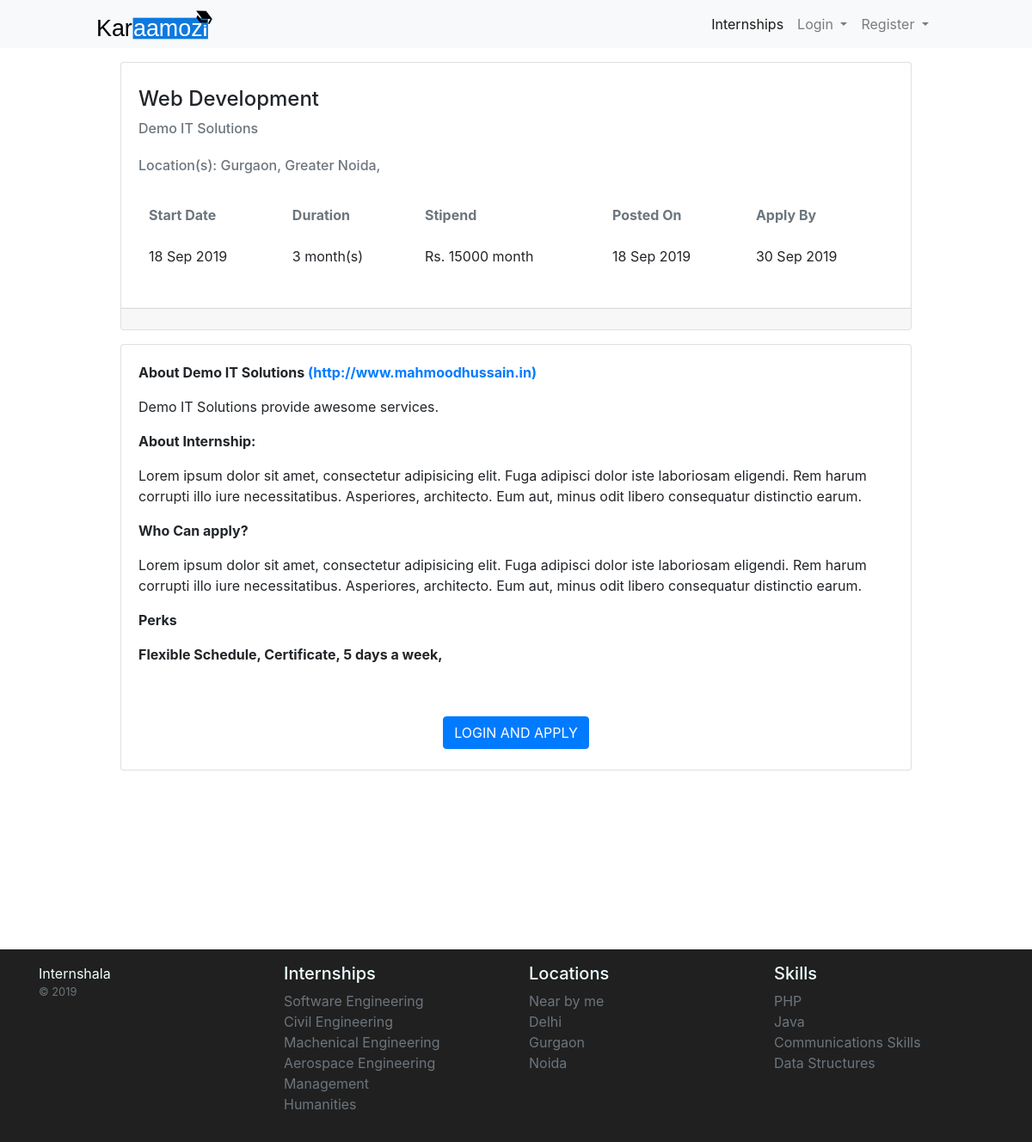
The page /internship-details.php?id=1 on the database its author committed.
### tables this page shows
CREATE TABLE `internships` (
  `id` int(11) NOT NULL,
  `title` varchar(252) NOT NULL,
  `start_date` varchar(50) NOT NULL,
  `end_date` varchar(20) NOT NULL,
  `posted_by` int(11) NOT NULL,
  `duration` int(11) NOT NULL,
  `stipend` int(11) NOT NULL,
  `duration_week` tinyint(1) NOT NULL DEFAULT '0',
  `stipend_week` tinyint(1) NOT NULL DEFAULT '0',
  `about_internship` mediumtext NOT NULL,
  `number_of_interns` int(11) NOT NULL,
  `who_can` mediumtext NOT NULL,
  `part_time_allowed` tinyint(1) NOT NULL DEFAULT '1',
  `posted_at` datetime NOT NULL DEFAULT CURRENT_TIMESTAMP
);

CREATE TABLE `employers` (
  `id` int(11) NOT NULL,
  `first_name` varchar(252) NOT NULL,
  `last_name` varchar(252) NOT NULL,
  `email_id` varchar(100) NOT NULL,
  `password` varchar(300) NOT NULL,
  `company_name` varchar(100) NOT NULL,
  `company_url` varchar(252) DEFAULT NULL,
  `mobile` varchar(20) NOT NULL,
  `about` text NOT NULL,
  `created_at` datetime NOT NULL DEFAULT CURRENT_TIMESTAMP
);

CREATE TABLE `internship_locations` (
  `id` int(11) NOT NULL,
  `internship_id` int(11) NOT NULL,
  `location_id` int(11) NOT NULL
);

CREATE TABLE `locations` (
  `id` int(11) NOT NULL,
  `city_name` varchar(252) NOT NULL,
  `city_state` varchar(100) NOT NULL
);

CREATE TABLE `internship_perks` (
  `id` int(11) NOT NULL,
  `perk_id` int(11) NOT NULL,
  `internship_id` int(11) NOT NULL
);

CREATE TABLE `perks` (
  `id` int(11) NOT NULL,
  `perk` varchar(252) NOT NULL
);

### config/db.php (called while the page is built, shortened)
<?php
  class Database {
    public function __construct(){
        try {
            $this -> con = mysqli_connect("localhost", "root", "root", "karaamozi");
        }catch(Exception $e){
            die($e->getMessage());
        }
    }
  }

### action/core.php (called while the page is built, shortened)
<?php
class dataOperaion extends Database {
   public function custom_query($query){
    $array = array();
    $result = mysqli_query($this->con, $query);
    while($row = mysqli_fetch_assoc($result)){
    $array[] = $row;
    }
    return $array;
  }
public function fetchConditionally($table, $where, $candition, $limit = 500)
{
  $query = "SELECT * FROM " . $table . " WHERE " . $where . " = '$candition' LIMIT $limit";
  $array = array();
  $result = mysqli_query($this->con, $query);
  while ($row = mysqli_fetch_assoc($result)) {
    $array[] = $row;
  }
  return $array;
}
}

### internship-details.php (the view, shortened to what this page needs)
<?php
include('./config/db.php');
include('./action/core.php');
$obj = new dataOperaion;
include('./partials/session-manager.php');
if (isset($_GET['id'])) {
    $internship_id = mysqli_real_escape_string($obj->con, trim($_GET['id']));
    $details = $obj->fetchConditionally("internships", "id", $internship_id, 50);
    foreach ($details as $row) {
        $title = $row['title'];
        $start_date = $row['start_date'];
        $end_date = $row['end_date'];
        $posted_by = $row['posted_by'];
        $duration = $row['duration'];
        $stipend = $row['stipend'];
        $duration_week = $row['duration_week'];
        $stipend_week = $row['stipend_week'];
        $about_internship = $row['about_internship'];
        $who_can = $row['who_can'];
        $posted_at = $row['posted_at'];
    }
    $company = $obj->fetchConditionally("employers", "id", $posted_by);
    foreach ($company as $employer) {
        $company_name = $employer['company_name'];
        $about_company = $employer['about'];
        $company_url = $employer['company_url'];
    }
}else{
    header('location: index.php', http_response_code(403));
}
?>
<!doctype html>
<html lang="en">
<head>
    <link rel="stylesheet" href="https://stackpath.bootstrapcdn.com/bootstrap/4.3.1/css/bootstrap.min.css">
    <link rel="stylesheet" href="./assets/css/style.css">
</head>
<body>
    <?php include('./partials/nav.php'); ?>
    <div class="container">
        <div class="row py-3">
            <div class="col-md-10 m-auto">
                <div class="card">
                    <div class="card-body">
                        <h4 class="py-2"><?= $title ?></h4>
                        <h6 class="card-subtitle mb-2 text-muted"><?= $company_name ?></h6>
                        <h6 class="card-subtitle my-4 text-muted">Location(s):
                            <?php
                            $sql = "SELECT * FROM internship_locations il INNER JOIN locations l ON il.location_id = l.id WHERE il.internship_id = $internship_id";
                            $locations = $obj->custom_query($sql);
                            foreach ($locations as $loc) {
                                echo $loc['city_name'] . ', ';
                            }
                            ?>
                        </h6>
                        <div class="table-responsive">
                            <table class="table table-borderless">
                                <thead>
                                    <tr class="text-muted">
                                        <th>Start Date</th>
                                        <th>Duration</th>
                                        <th>Stipend</th>
                                        <th>Posted On</th>
                                        <th>Apply By</th>
                                    </tr>
                                </thead>
                                <tbody>
                                    <tr>
                                        <td><?= date('d M Y', strtotime($start_date)); ?></td>
                                        <td><?= $duration, $duration_week == 0?'<span> month(s)</span>':'<span> week(s)</span>' ?> </td>
                                        <td>Rs. <?= $stipend, $stipend_week == 0?'<span> month</span>':'<span> week</span>' ?></td>
                                        <td><?= date('d M Y', strtotime($posted_at)); ?></td>
                                        <td><?= date('d M Y', strtotime($end_date)); ?></td>
                                    </tr>
                                </tbody>
                            </table>
                        </div>
                    </div>
                    <div class="card-footer text-info"></div>
                </div>
            </div>
        </div>
        <div class="row">
            <div class="col-md-10 m-auto">
                <div class="card">
                    <div class="card-body">
                        <p class="font-weight-bold">About <?= $company_name ?> <a href="<?= $company_url ?>">(<?= $company_url ?>)</a> </p>
                        <p><?= $about_company ?></p>
                        <p class="font-weight-bold">About Internship: </p>
                        <p><?= $about_internship ?></p>
                        <p class="font-weight-bold">Who Can apply?</p>
                        <p><?= $who_can ?></p>
                        <p class="font-weight-bold">Perks</p>
                        <p><?php
                            $sql = "SELECT * FROM internship_perks ip INNER JOIN perks p ON ip.perk_id = p.id WHERE ip.internship_id = $internship_id";
                            $perks = $obj->custom_query($sql);
                            foreach ($perks as $perk) {
                                echo '<b>' . $perk['perk'] . ', </b>';
                            }
                            ?></p>
                    </div>
                    <div class="text-center py-4">
                        <?php
                            if(isset($_SESSION['employer']) && $_SESSION['employer'] == 1){
                            }else{
                                echo '
                                    <a href="student-auth.php" class="btn btn-primary text-uppercase">Login and Apply</a>
                                ';
                            }
                        ?>
                    </div>
                </div>
            </div>
        </div>
    </div>
    <?php include('./partials/footer.php'); ?>
</body>
</html>

### assets/css/style.css (style rules this page uses)
a { text-decoration: none !important; }

### rows shown on the page
internships: title "Web Development", start_date "18 Sep 2019", duration "3", stipend "15000", posted_at "18 Sep 2019", end_date "30 Sep 2019", about_internship "Lorem ipsum dolor sit amet, consectetur adipisicing elit. Fuga adipisci dolor iste laboriosam eligendi. Rem harum corrupti illo iure necessitatibus. Asperiores, architecto. Eum aut, minus odit libero consequatur distinctio earum.", who_can "Lorem ipsum dolor sit amet, consectetur adipisicing elit. Fuga adipisci dolor iste laboriosam eligendi. Rem harum corrupti illo iure necessitatibus. Asperiores, architecto. Eum aut, minus odit libero consequatur distinctio earum."
employers: company_name "Demo IT Solutions", company_url "http://www.mahmoodhussain.in", about "Demo IT Solutions provide awesome services."
internship_locations: location.city_name "Gurgaon"
internship_locations: location.city_name "Greater Noida"
internship_perks: perk.perk "Flexible Schedule"
internship_perks: perk.perk "Certificate"
internship_perks: perk.perk "5 days a week"
